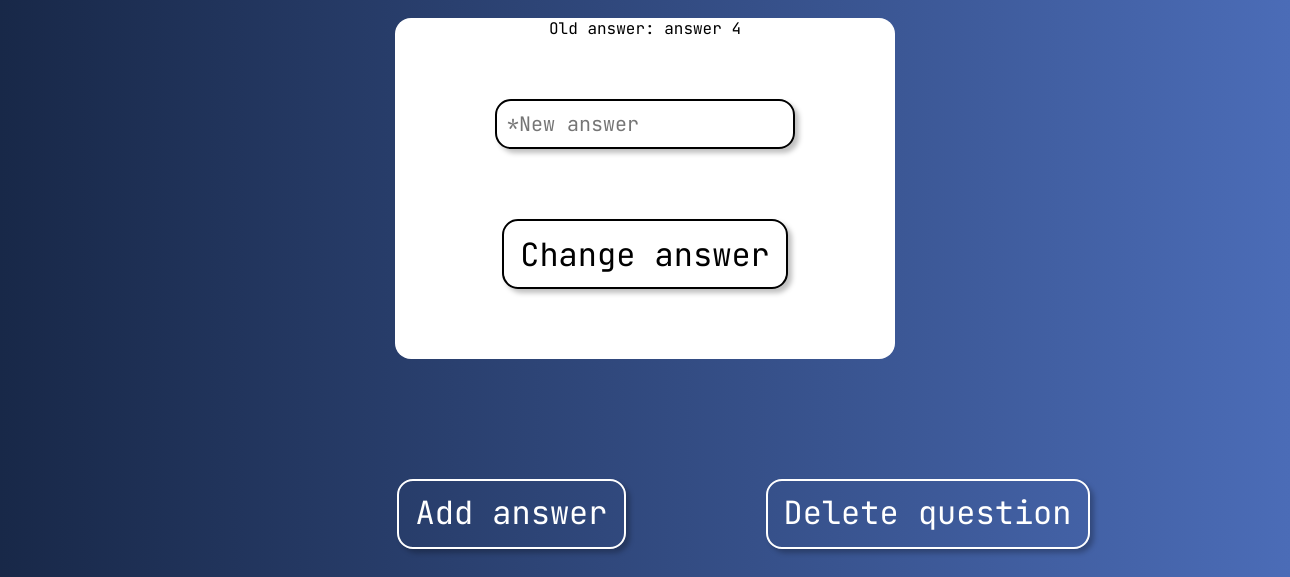
The app's page /quiz/1/change/question/1 (signed in, lower part), older data.
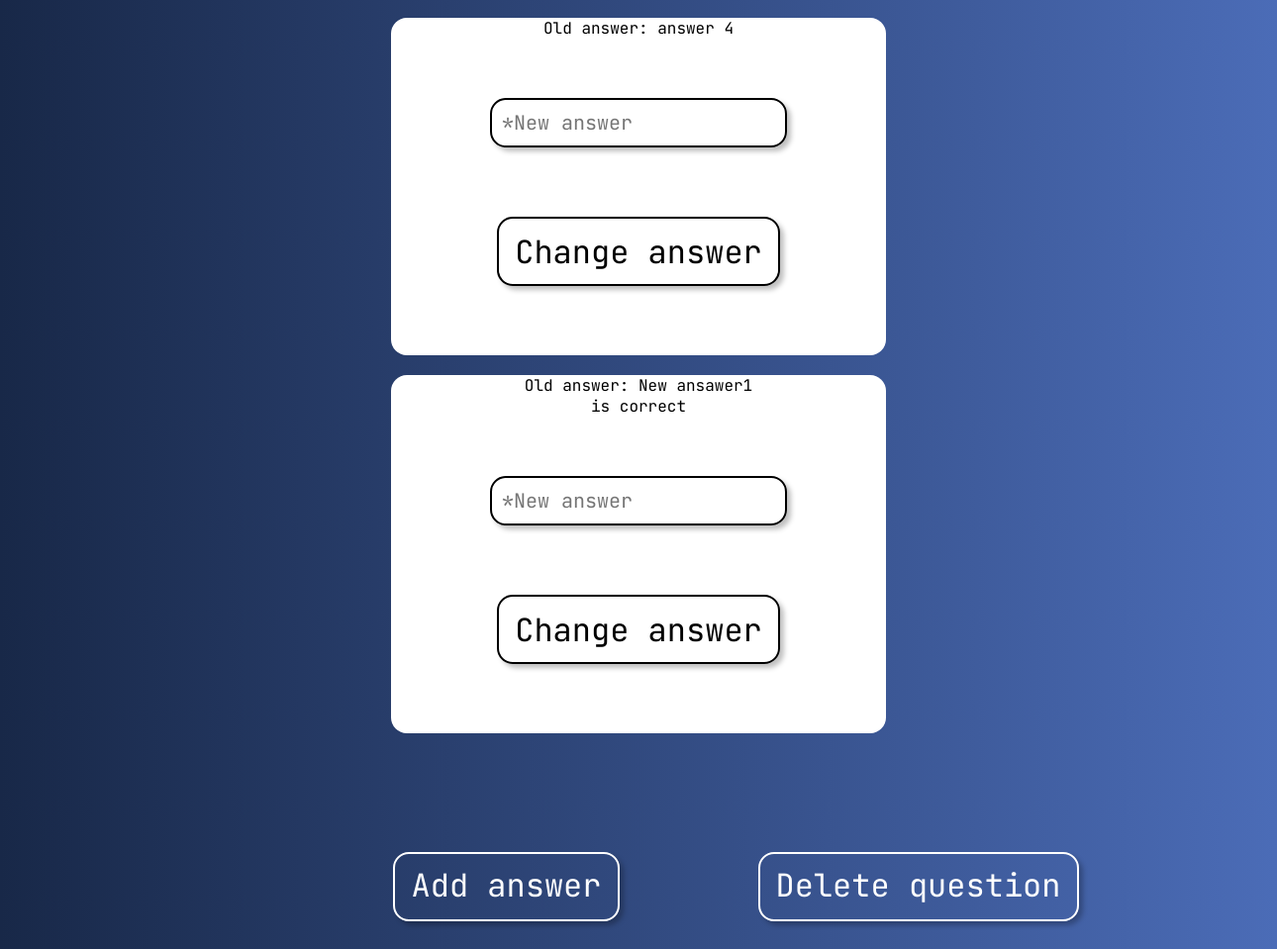
The same page, newer data.
### quiz_app/models.py (models this page shows, shortened)
class Answer(models.Model):
    id = models.AutoField(primary_key=True)
    question = models.ForeignKey(Question, on_delete=models.CASCADE)
    content = models.TextField(blank=True, null=True)
    content_image = models.ImageField(upload_to='answer_images/', blank=True, null=True)
    is_correct = models.BooleanField(default=False)
    class Meta:
        verbose_name_plural = "Answers"

### quiz_app/views.py (the view, shortened to what this page needs)
# urls.py: path("quiz/<int:quiz_id>/change/question/<int:question_id>", quiz_change_question, name="quiz_change_question"),
@login_required(login_url='login')
def quiz_change_question(request, quiz_id, question_id):
    quiz = get_object_or_404(Quiz, pk=quiz_id)
    question = get_object_or_404(Question, pk=question_id)
    answers = Answer.objects.filter(question=question)
    form_question = CreateQuestionForm(request.POST or None, request.FILES or None, instance=question)
    form_answer = CreateAnswerForm(request.POST or None, request.FILES or None)
    context = {'quiz': quiz, 'question': question, 'answers': answers, 'form_question': form_question, 'form_answer': form_answer}
    return render(request, 'quiz_app/quiz/quiz_change_question.html', context)

### quiz_app/forms.py
class CreateQuestionForm(forms.ModelForm):
    class Meta:
        model = Question
        fields = ['content', 'content_image']
    def __init__(self, *args, **kwargs):
        super(CreateQuestionForm, self).__init__(*args, **kwargs)
        self.fields['content_image'].required = False

class CreateAnswerForm(forms.ModelForm):
    class Meta:
        model = Answer
        fields = ['content', 'content_image', 'is_correct']
    def __init__(self, *args, **kwargs):
        super(CreateAnswerForm, self).__init__(*args, **kwargs)
        self.fields['content_image'].required = False
        self.fields['is_correct'].required = False

### quiz_app/templates/quiz_app/quiz/quiz_change_question.html (shortened to what this page needs)
{% extends 'quiz_app/base.html' %}
{% load static %}
{% block styles %}
    <link rel="stylesheet" href="{% static 'quiz_app/css/quiz.css' %}">
{% endblock %}
{% block content %}
<div class="question-change">
    {% for answer in answers %}
        <form class="form" method="POST" enctype="multipart/form-data" name="form-answer">
            <p>Old answer: {{answer.content}}</p>
            {% if answer.is_correct %}
                <p>is correct</p>
            {% endif %}
            <input class="quiz-input create-quiz-input" name="answer-contnet" type="text" placeholder="*New answer">
            <button class="quiz-btn" type="submit">Change answer</button>
        </form>
    {% endfor %}
</div>
<div class="answer-add-div">
    <a href="{% url 'quiz_add_answer' quiz_id=quiz.id question_id=question.id %}" class="quiz-btn add-answer">Add answer</a>
    <a href="{% url 'quiz_question_delete' quiz_id=quiz.id question_id=question.id %}" class="quiz-btn add-answer">Delete question</a>
</div>
{% endblock %}

Row changes from the older to the newer data that the page shows:
added Answer: content "New ansawer1", is_correct "is correct"
